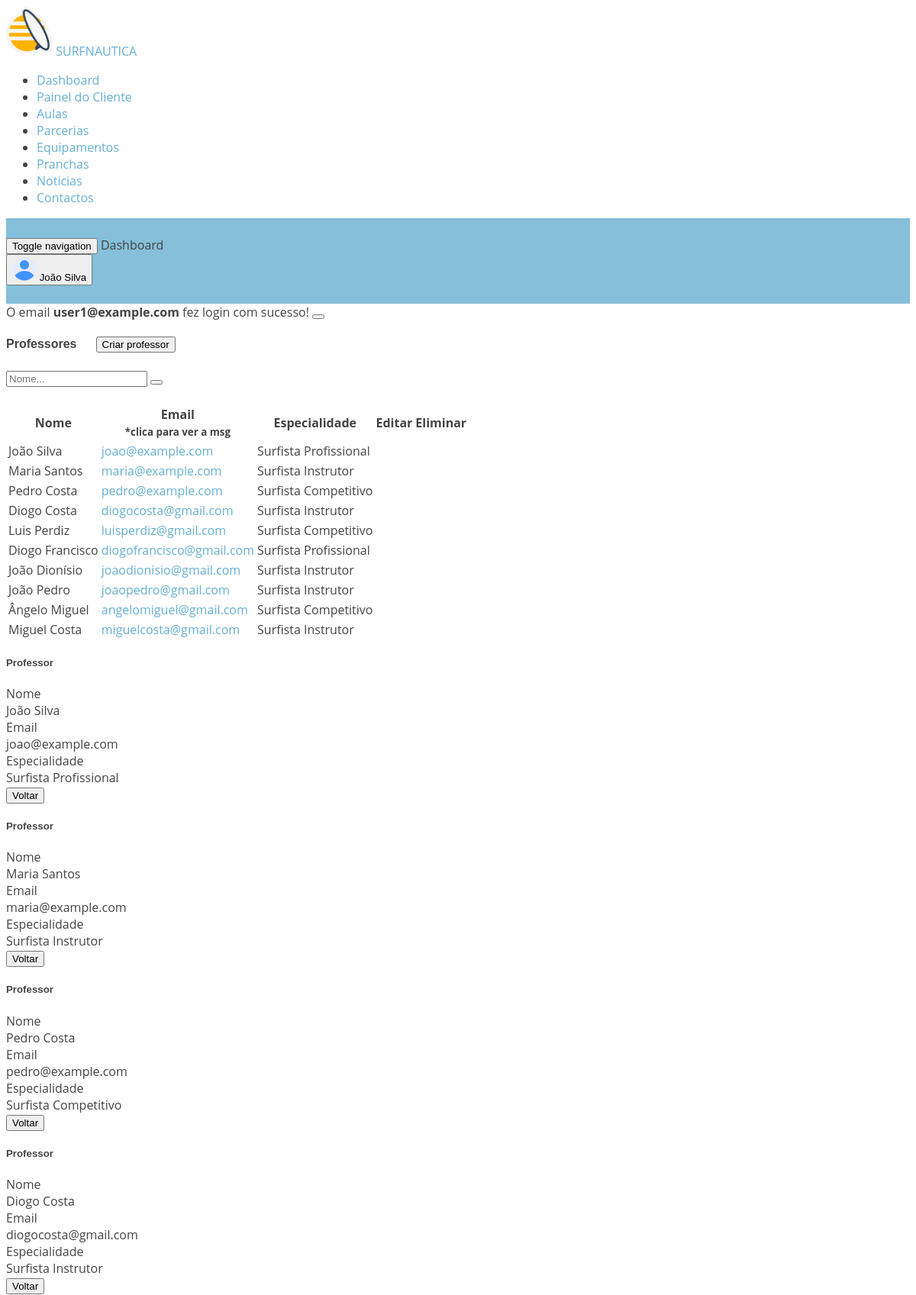
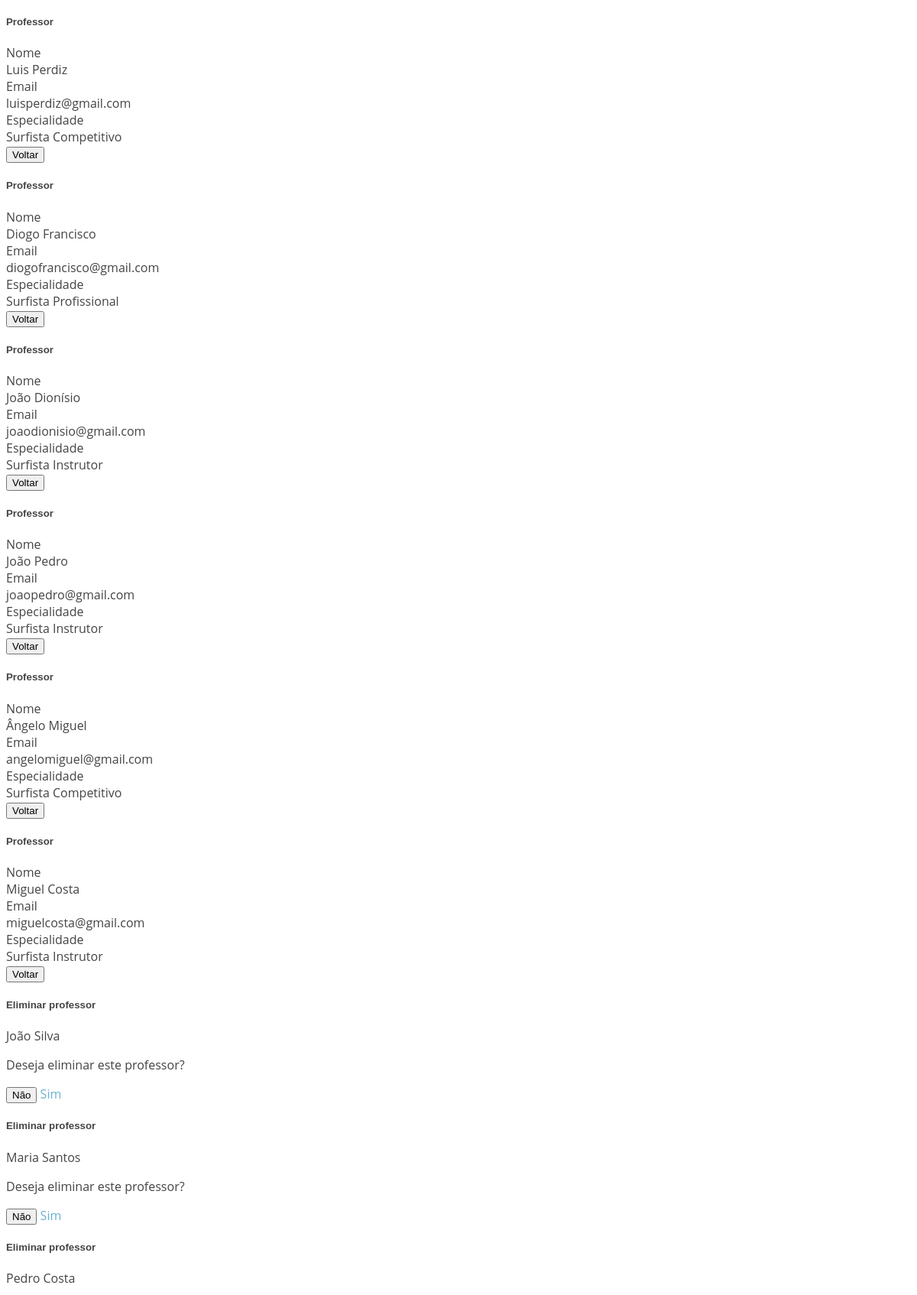
The page /Duarte_Lacerda/dashboard/prof/showprof.php (signed in, upper part) on the database its author committed (2 pictures, top to bottom).
### tables this page shows
CREATE TABLE IF NOT EXISTS `users` (
  `id` INT(11) NOT NULL AUTO_INCREMENT,
  `email` VARCHAR(50) NOT NULL,
  `nome` VARCHAR(50) NOT NULL,
  `pass` VARCHAR(250) NOT NULL,
  `permission` INT(11) NOT NULL default 0,
  PRIMARY KEY (`id`));

CREATE TABLE IF NOT EXISTS `professor` (
  `id_prof` INT(11) NOT NULL AUTO_INCREMENT,
  `nome` VARCHAR(50) NOT NULL,
  `email` VARCHAR(50) NOT NULL,
  `foto` VARCHAR(50),
  `especialidade` VARCHAR(70) NOT NULL,
  `id` INT(11) NOT NULL,
  PRIMARY KEY (`id_prof`),
  INDEX `fk_professor_users_idx` (`id` ASC),
  CONSTRAINT `fk_professor_users`
    FOREIGN KEY (`id`)
    REFERENCES `users` (`id`)
    ON DELETE NO ACTION
    ON UPDATE NO ACTION);

### Duarte_Lacerda/dashboard/prof/showprof.php (the view, shortened to what this page needs)
<?php
require_once '../../../conexao.php';
$query = "SELECT * FROM professor ORDER BY id_prof";
$result = mysqli_query($conn, $query);
$resultprof = mysqli_query($conn, $query);
$resultdelete = mysqli_query($conn, $query);
?>
<!DOCTYPE html>
<html lang="en" dir="ltr">
<head>
  <?php
  require_once '../sheets/dashboardHead.php';
  ?>
</head>
<body class="navbar-fixed sidebar-fixed" id="body">
  <div class="wrapper">
    <aside class="left-sidebar sidebar-dark" id="left-sidebar">
      <div id="sidebar" class="sidebar sidebar-with-footer">
        <div class="app-brand">
          <a href="../../../index.php">
            <img src="../assets/images/favicon.png" style="height: 65px;" alt="Mono">
            <span class="brand-name text-light">SURFNAUTICA</span>
          </a>
        </div>
        <?php
        require_once '../sheets/dashboardmenu_prof.php';
        ?>
      </div>
    </aside>
    <div class="page-wrapper">
      <header class="main-header" id="header">
        <nav class="navbar navbar-expand-lg navbar-light" id="navbar">
          <button id="sidebar-toggler" class="sidebar-toggle">
            <span class="sr-only">Toggle navigation</span>
          </button>
          <span class="page-title">Dashboard</span>
          <div class="navbar-right ">
            <?php
            require_once '../sheets/dashboardNavbar.php';
            ?>
          </div>
        </nav>
      </header>
      <div class="content-wrapper">
        <div class="content">
          <div class="row">
            <div class="col-lg-12 mt-5">
              <?php
              if (isset($_SESSION["message"])) { ?>
                <div class='alert alert-<?php echo $_SESSION["message"]["type"] ?> alert-dismissible fade show' role='alert'>
                  <?php echo $_SESSION["message"]["content"]; ?>
                  <button type="button" class="close" data-dismiss="alert" aria-label="Close"><span class="mdi mdi-window-close"></span>
                  </button>
                </div>
              <?php unset($_SESSION["message"]);
              }
              ?>
              <div class="card">
                <div class="card-body">
                  <div class="row">
                    <h4 class="header-title">Professores<a href="createprof.php" style="margin-left: 25px; margin-right: 25px;"><button type="button" class="btn btn-primary btn-sm">Criar professor</button></a></h4>
                    <form class="form-inline" method="POST" action="showprof.php">
                      <input type="search" name="inputsearch" class="form-control" placeholder="Nome..." aria-label="Search" aria-describedby="search-addon" />
                      <button class="btn btn-primary" name="btnsearch" type="submit"><span class="mdi mdi-magnify"></span></button>
                    </form>
                  </div>
                  <br>
                  <div class="single-table">
                    <div class="table-responsive">
                      <table class="table table-responsive-lg text-center">
                        <thead class="text-uppercase bg-dark">
                          <tr class="text-white">
                            <th scope="col">Nome</th>
                            <th scope="col">Email<br>
                              <small>*clica para ver a msg</small>
                            </th>
                            <th scope="col">Especialidade</th>
                            <th scope="col">Editar</th>
                            <th scope="col">Eliminar</th>
                          </tr>
                        </thead>
                        <tbody>
                          <?php
                          if ($_SERVER['REQUEST_METHOD'] === 'POST') {
                            $search = $_POST['inputsearch'];
                            $sql = "SELECT professor.id_prof, professor.nome, professor.email, professor.especialidade, users.id FROM professor LEFT JOIN users ON professor.id = users.id WHERE professor.nome LIKE '%$search%';";
                            if (isset($_POST['btnsearch']) && $_POST['inputsearch'] != '') {
                              $sucesso_query = mysqli_query($conn, $sql);
                              if ($sucesso_query->num_rows != 0) {
                                while ($row = mysqli_fetch_assoc($sucesso_query)) {
                                  foreach ($row as $res => $key) {
                                    $id_prof = $row['id_prof'];
                                    $nome = $row['nome'];
                                    $email = $row['email'];
                                    $especialidade = $row['especialidade'];
                                    $id_user = $row['id'];
                                  }
                                  echo "<tr>";
                                  echo "<td>" . $nome . "</td>";
                                  echo "<td><a style='cursor: pointer;' data-toggle='modal' data-target='#viewprof$id_prof' class='text-primary' name='Menssage'>" . substr("$email", 0, 75) . "</a> </td>";
                                  echo "<td>" . $especialidade . "</td>";
                                  echo "<td><a href='editprof.php?id_prof=$id_prof&id_user=$id_user' class='text-warning' name='edit'><i class='mdi mdi-pencil'></i></a></td>";
                                  echo "<td><a style='cursor: pointer;' data-toggle='modal' data-target='#deleteprof$id_prof' class='text-danger' name='delete'><i class='mdi mdi-trash-can-outline'></i></a></td>";
                                  echo "</tr>";
                                }
                              }
                            } else if (isset($_POST['btnsearch']) && $_POST['inputsearch'] == '') {
                              unset($_SESSION["message"]);
                              while ($row = mysqli_fetch_assoc($result)) {
                                foreach ($row as $res => $key) {
                                  $id_prof = $row['id_prof'];
                                  $nome = $row['nome'];
                                  $email = $row['email'];
                                  $especialidade = $row['especialidade'];
                                  $id_user = $row['id'];
                                }
                                echo "<tr>";
                                echo "<td>" . $nome . "</td>";
                                echo "<td><a style='cursor: pointer;' data-toggle='modal' data-target='#viewprof$id_prof' class='text-primary' name='Menssage'>" . substr("$email", 0, 75) . "</a> </td>";
                                echo "<td>" . $especialidade . "</td>";
                                echo "<td><a href='editprof.php?id_prof=$id_prof&id_user=$id_user' class='text-warning' name='edit'><i class='mdi mdi-pencil'></i></a></td>";
                                echo "<td><a style='cursor: pointer;' data-toggle='modal' data-target='#deleteprof$id_prof' class='text-danger' name='delete'><i class='mdi mdi-trash-can-outline'></i></a></td>";
                                echo "</tr>";
                              }
                            }
                          } else {
                            while ($row = mysqli_fetch_assoc($result)) {
                              foreach ($row as $res => $key) {
                                $id_prof = $row['id_prof'];
                                $nome = $row['nome'];
                                $email = $row['email'];
                                $especialidade = $row['especialidade'];
                                $id_user = $row['id'];
                              }
                              echo "<tr>";
                              echo "<td>" . $nome . "</td>";
                              echo "<td><a style='cursor: pointer;' data-toggle='modal' data-target='#viewprof$id_prof' class='text-primary' name='Menssage'>" . substr("$email", 0, 75) . "</a> </td>";
                              echo "<td>" . $especialidade . "</td>";
                              echo "<td><a href='editprof.php?id_prof=$id_prof&id_user=$id_user' class='text-warning' name='edit'><i class='mdi mdi-pencil'></i></a></td>";
                              echo "<td><a style='cursor: pointer;' data-toggle='modal' data-target='#deleteprof$id_prof' class='text-danger' name='delete'><i class='mdi mdi-trash-can-outline'></i></a></td>";
                              echo "</tr>";
                            }
                          }
                          ?>
                        </tbody>
                      </table>
                    </div>
                  </div>
                </div>
              </div>
            </div>
          </div>
        </div>
        <?php while ($row = mysqli_fetch_assoc($resultprof)) {
          foreach ($row as $res => $key) {
            $id_prof = $row['id_prof'];
            $nome = $row['nome'];
            $email = $row['email'];
            $especialidade = $row['especialidade'];
          }
        ?>
          <div class="modal fade" id='viewprof<?php echo $id_prof ?>' tabindex="-1" role="dialog" aria-labelledby="exampleModalLabel" aria-hidden="true">
            <div class="modal-dialog" role="document">
              <div class="modal-content">
                <div class="modal-header">
                  <h5 class="modal-title" id="exampleModalLabel">Professor</h5>
                </div>
                <div class="modal-body">
                  <span>Nome</span>
                  <div class="row">
                    <div class="col-md-12">
                      <span class="span-name"><?php echo $nome; ?></span>
                    </div>
                  </div>
                </div>
                <div class="modal-body">
                  <span>Email</span>
                  <div class="row">
                    <div class="col-md-12">
                      <span class="span-name"><?php echo $email; ?></span>
                    </div>
                  </div>
                </div>
                <div class="modal-body">
                  <span>Especialidade</span>
                  <div class="row">
                    <div class="col-md-12">
                      <span class="span-desc"><?php echo $especialidade; ?></span>
                    </div>
                  </div>
                </div>
                <div class="modal-footer">
                  <button type="button" class="btn btn-secondary" data-dismiss="modal">Voltar</button>
                </div>
              </div>
            </div>
          </div>
        <?php
        }
        ?>
        <?php while ($row = mysqli_fetch_assoc($resultdelete)) {
          foreach ($row as $res => $key) {
            $id_prof = $row['id_prof'];
            $nome = $row['nome'];
          }
        ?>
          <div class="modal fade" id='deleteprof<?php echo $id_prof ?>' tabindex="-1" role="dialog" aria-labelledby="exampleModalLabel" aria-hidden="true">
            <div class="modal-dialog" role="document">
              <div class="modal-content">
                <div class="modal-header">
                  <h5 class="modal-title" id="exampleModalLabel">Eliminar professor</h5><span class="span-prancha"><?php echo $nome; ?></span>
                </div>
                <div class="modal-body">
                  <p>Deseja eliminar este professor?</p>
                </div>
                <div class="modal-footer">
                  <button type="button" class="btn btn-secondary" data-dismiss="modal">Não</button>
                  <a href='deleteprof.php?id_prof=<?php echo $id_prof . '&nome=' . $nome ?>' type='button' class='btn btn-primary'>Sim</a>
                </div>
              </div>
            </div>
          </div>
        <?php
        }
        ?>
        <br>
      </div>
</body>
</html>

### Duarte_Lacerda/dashboard/sheets/dashboardNavbar.php (shortened to what this page needs)
<?php
require_once '../../../conexao.php';
$query = "SELECT nome FROM users WHERE email = '{$_SESSION['email']}'";
$user = mysqli_query($conn, $query);
if ($user->num_rows) {
  $row = $user->fetch_object();
  $n = $row->nome;
?>
  <ul class="nav navbar-nav">
    <li class="dropdown user-menu">
      <button class="dropdown-toggle nav-link" data-toggle="dropdown">
        <img src="../assets/images/user/user-xs.png" class="user-image rounded-circle" alt="User Image" />
        <span class="d-none d-lg-inline-block"><?php echo $n ?></span>
      </button>
    </li>
  </ul>
<?php
}
?>

### assets/css/style.css (style rules this page uses)
body { font-family: "Open Sans", sans-serif; color: #444444; }
a { text-decoration: none; color: #67b0d1; }
h1, h2, h3, h4, h5, h6 { font-family: "Raleway", sans-serif; }
#header { transition: all 0.5s; z-index: 997; transition: all 0.5s; padding: 24px 0; background: rgba(103, 176, 209, 0.8); }
.navbar { padding: 0; }
.navbar ul { margin: 0; padding: 0; display: flex; list-style: none; align-items: center; }
.navbar li { position: relative; }

### rows shown on the page
users: nome "João Silva"
professor: nome "João Silva", email "joao@example.com", especialidade "Surfista Profissional"
professor: nome "Maria Santos", email "maria@example.com", especialidade "Surfista Instrutor"
professor: nome "Pedro Costa", email "pedro@example.com", especialidade "Surfista Competitivo"
professor: nome "Diogo Costa", email "diogocosta@gmail.com", especialidade "Surfista Instrutor"
professor: nome "Luis Perdiz", email "luisperdiz@gmail.com", especialidade "Surfista Competitivo"
professor: nome "Diogo Francisco", email "diogofrancisco@gmail.com", especialidade "Surfista Profissional"
professor: nome "João Dionísio", email "joaodionisio@gmail.com", especialidade "Surfista Instrutor"
professor: nome "João Pedro", email "joaopedro@gmail.com", especialidade "Surfista Instrutor"
professor: nome "Ângelo Miguel", email "angelomiguel@gmail.com", especialidade "Surfista Competitivo"
professor: nome "Miguel Costa", email "miguelcosta@gmail.com", especialidade "Surfista Instrutor"

### other values the page prints
$_SESSION["message"]["content"] "O email user1@example.com fez login com sucesso!"
